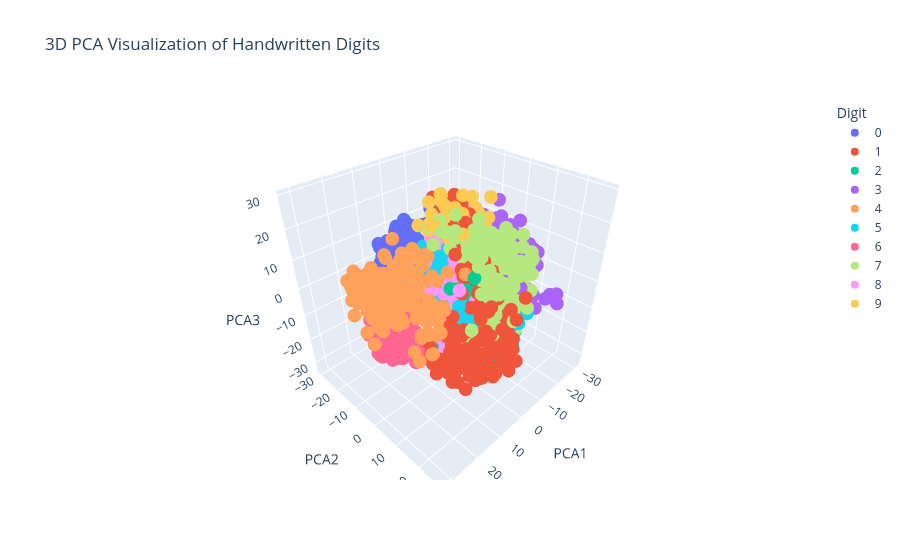

The cell this chart's notebook holds for it:
### Markdown cell above
## 6. Now lets apply PCA for 3D Visualization

Now I use the first three principal components: `PCA1`, `PCA2`, and `PCA3`.

The 3D plot gives one extra direction compared with the 2D plot, so it can show the structure of the data a little better.

### Code cell
# To create a DataFrame using the first three PCA components
pca_3d_data = pd.DataFrame({
    "PCA1": X_pca[:, 0],
    "PCA2": X_pca[:, 1],
    "PCA3": X_pca[:, 2],
    "Digit": y.astype(str)
})

# Create an interactive 3D scatter plot
fig = px.scatter_3d(
    pca_3d_data,
    x="PCA1",
    y="PCA2",
    z="PCA3",
    color="Digit",
    title="3D PCA Visualization of Handwritten Digits"
)

fig.show()

### Figure 1 — Plotly figure (JSON) as saved in the notebook; plotly's stock layout.template omitted (floating-point values rounded to 4 significant figures; data arrays with more than 128 entries replaced by an {"elided": "..."} marker saying what was removed)
{"data": [{"hovertemplate": "Digit=0<br>PCA1=%{x}<br>PCA2=%{y}<br>PCA3=%{z}<extra></extra>", "legendgroup": "0", "marker": {"color": "#636efa", "symbol": "circle"}, "mode": "markers", "name": "0", "scene": "scene", "showlegend": true, "type": "scatter3d", "x": {"elided": "178 float values"}, "y": {"elided": "178 float values"}, "z": {"elided": "178 float values"}}, {"hovertemplate": "Digit=1<br>PCA1=%{x}<br>PCA2=%{y}<br>PCA3=%{z}<extra></extra>", "legendgroup": "1", "marker": {"color": "#EF553B", "symbol": "circle"}, "mode": "markers", "name": "1", "scene": "scene", "showlegend": true, "type": "scatter3d", "x": {"elided": "182 float values"}, "y": {"elided": "182 float values"}, "z": {"elided": "182 float values"}}, {"hovertemplate": "Digit=2<br>PCA1=%{x}<br>PCA2=%{y}<br>PCA3=%{z}<extra></extra>", "legendgroup": "2", "marker": {"color": "#00cc96", "symbol": "circle"}, "mode": "markers", "name": "2", "scene": "scene", "showlegend": true, "type": "scatter3d", "x": {"elided": "177 float values"}, "y": {"elided": "177 float values"}, "z": {"elided": "177 float values"}}, {"hovertemplate": "Digit=3<br>PCA1=%{x}<br>PCA2=%{y}<br>PCA3=%{z}<extra></extra>", "legendgroup": "3", "marker": {"color": "#ab63fa", "symbol": "circle"}, "mode": "markers", "name": "3", "scene": "scene", "showlegend": true, "type": "scatter3d", "x": {"elided": "183 float values"}, "y": {"elided": "183 float values"}, "z": {"elided": "183 float values"}}, {"hovertemplate": "Digit=4<br>PCA1=%{x}<br>PCA2=%{y}<br>PCA3=%{z}<extra></extra>", "legendgroup": "4", "marker": {"color": "#FFA15A", "symbol": "circle"}, "mode": "markers", "name": "4", "scene": "scene", "showlegend": true, "type": "scatter3d", "x": {"elided": "181 float values"}, "y": {"elided": "181 float values"}, "z": {"elided": "181 float values"}}, {"hovertemplate": "Digit=5<br>PCA1=%{x}<br>PCA2=%{y}<br>PCA3=%{z}<extra></extra>", "legendgroup": "5", "marker": {"color": "#19d3f3", "symbol": "circle"}, "mode": "markers", "name": "5", "scene": "scene", "showlegend": true, "type": "scatter3d", "x": {"elided": "182 float values"}, "y": {"elided": "182 float values"}, "z": {"elided": "182 float values"}}, {"hovertemplate": "Digit=6<br>PCA1=%{x}<br>PCA2=%{y}<br>PCA3=%{z}<extra></extra>", "legendgroup": "6", "marker": {"color": "#FF6692", "symbol": "circle"}, "mode": "markers", "name": "6", "scene": "scene", "showlegend": true, "type": "scatter3d", "x": {"elided": "181 float values"}, "y": {"elided": "181 float values"}, "z": {"elided": "181 float values"}}, {"hovertemplate": "Digit=7<br>PCA1=%{x}<br>PCA2=%{y}<br>PCA3=%{z}<extra></extra>", "legendgroup": "7", "marker": {"color": "#B6E880", "symbol": "circle"}, "mode": "markers", "name": "7", "scene": "scene", "showlegend": true, "type": "scatter3d", "x": {"elided": "179 float values"}, "y": {"elided": "179 float values"}, "z": {"elided": "179 float values"}}, {"hovertemplate": "Digit=8<br>PCA1=%{x}<br>PCA2=%{y}<br>PCA3=%{z}<extra></extra>", "legendgroup": "8", "marker": {"color": "#FF97FF", "symbol": "circle"}, "mode": "markers", "name": "8", "scene": "scene", "showlegend": true, "type": "scatter3d", "x": {"elided": "174 float values"}, "y": {"elided": "174 float values"}, "z": {"elided": "174 float values"}}, {"hovertemplate": "Digit=9<br>PCA1=%{x}<br>PCA2=%{y}<br>PCA3=%{z}<extra></extra>", "legendgroup": "9", "marker": {"color": "#FECB52", "symbol": "circle"}, "mode": "markers", "name": "9", "scene": "scene", "showlegend": true, "type": "scatter3d", "x": {"elided": "180 float values"}, "y": {"elided": "180 float values"}, "z": {"elided": "180 float values"}}], "layout": {"legend": {"title": {"text": "Digit"}, "tracegroupgap": 0}, "scene": {"domain": {"x": [0, 1], "y": [0, 1]}, "xaxis": {"title": {"text": "PCA1"}}, "yaxis": {"title": {"text": "PCA2"}}, "zaxis": {"title": {"text": "PCA3"}}}, "title": {"text": "3D PCA Visualization of Handwritten Digits"}}}
